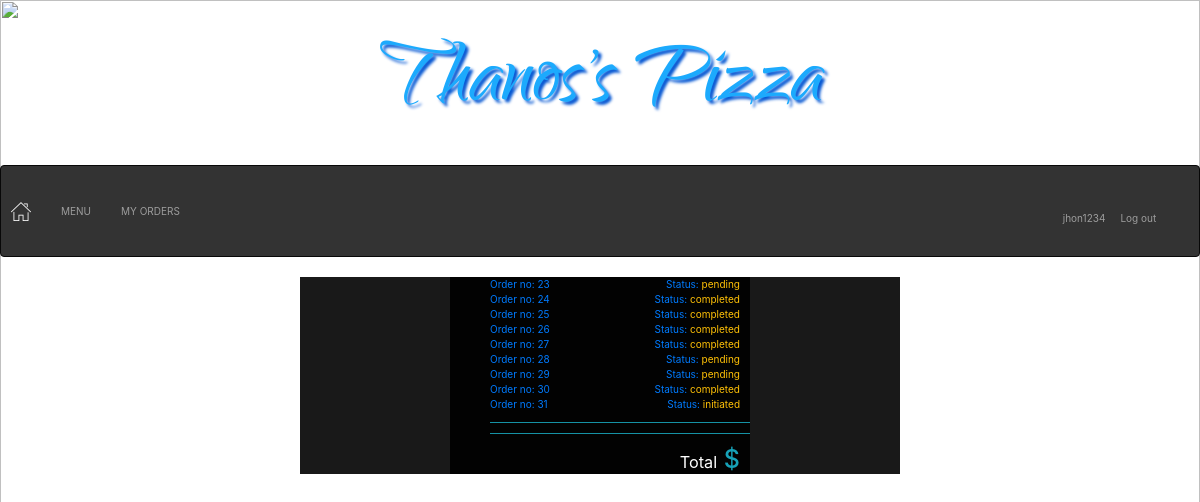
Page /my_orders/31 (signed in) on the committed database.
### orders/models.py (models this page shows, shortened)
class User_order(models.Model):
    user=models.ForeignKey(User,on_delete=models.CASCADE)
    order_number=models.IntegerField()
    topping_allowance=models.IntegerField(default=0)
    status=models.CharField(max_length=64,default='initiated')

### orders/views.py (the view)
# urls.py: path("my_orders/<str:order_number>", views.my_orders, name="my_orders"),
def my_orders(request,order_number):
    context = {
        "Checkout":Order2.objects.filter(user=request.user,number=order_number),
        "Checkout_category":Order2.objects.filter(user=request.user,number=order_number).values_list('category').distinct(),
        "Total":list(Order2.objects.filter(user=request.user,number=order_number).aggregate(Sum('price')).values())[0],
        "user":request.user,
        "Category": Category.objects.all(),
        "Order_number":order_number,
        "All_orders":User_order.objects.filter(user=request.user),
        "Status":User_order.objects.get(user=request.user,order_number=order_number).status
    }
    return render(request,"my_orders.html",context)

### orders/models.py (called while the page is built)
    def __str__(self):
        return f"{self.name}"

### orders/templates/my_orders.html (shortened to what this page needs)
{% extends "layout.html" %}
{% block body%}
    <div id='my_orders_container' class='w-50 mx-auto'>
        <div class=' text-left pr-3'>
            <ul >
                {% for number in All_orders%}
                <a href="{% url 'my_orders' number.order_number %}"><li ><span>Order no: {{number.order_number}}</span><span class='float-right'>Status: <span class='text-warning'>{{number.status}}</span></span></li></a>
                {% endfor %}
            </ul>
        </div>
        <ul>
            <hr class='bg-info'>
            <hr class='bg-info'>
            <li class='text-info text-right pr-3 '><h1><small class='text-white'>Total</small> ${{Total|floatformat:2}}</h1></li>
        </ul>
    </div>
    {% endblock %}

### orders/templates/layout.html (shortened to what this page needs)
<!DOCTYPE html>
<html style="height:100%">
<head>
    {% load static %}
    <link rel="stylesheet" type="text/css" href="{% static 'styles.css' %}">
    <link rel="stylesheet" href="https://maxcdn.bootstrapcdn.com/bootstrap/4.1.3/css/bootstrap.min.css">
    <link rel="stylesheet" href="https://maxcdn.bootstrapcdn.com/bootstrap/3.4.0/css/bootstrap.min.css">
    <link rel="stylesheet" href="https://stackpath.bootstrapcdn.com/bootstrap/4.2.1/css/bootstrap.min.css">
</head>
<body style="height:100%">
    {% if Category %}
    <p id='logo' class='text-center m-0 weight-bold'><a href="{% url 'index' %}">Thanos's Pizza</a></p>
      {% if not user.is_superuser %}
      <nav class="navbar navbar-inverse navbar-expand-lg" style="background-color: #333;">
          <a  href="{% url 'index' %}"><img src="{% static 'home.png' %}"></a>
          <div class="collapse navbar-collapse" id="navbarNavDropdown">
            <ul class="navbar-nav mr-auto">
              <li class="nav-item dropdown">
                <a class=" navbar-text" href="#" id="navbarDropdownMenuLink" role="button" data-toggle="dropdown" aria-haspopup="true" aria-expanded="false">
                  MENU
                </a>
              </li>
              <li class="nav-item">
                <a  class="navbar-text"  href="{% url 'my_orders' Order_number %}">MY ORDERS</a>
              </li>
            </ul>
            <ul class="navbar-nav ml-auto">
              <a class="navbar-nav ml-auto navbar-text" href=#>{{user.username}}</a>
              <a class="navbar-nav ml-auto navbar-text" href="{% url 'logout' %}"> Log out&nbsp;</a>
            </ul>
          </div>
          </nav>
          <div id='center_box' class='w-50  mx-auto  '>
              {% block body%}
              {% endblock %}
          </div>
      {% endif %}
{% endif %}
</body>
</html>

### orders/static/styles.css (style rules this page uses)
#logo { padding:0px; font-family: webLogo ; font-size: 110px; text-shadow: 3px 3px 3px rgb(5, 87, 211); }
#logo a:link, #place_order:link, #confirm_order:link { color:rgb(28, 170, 253); }
#center_box { background-color: rgba(0, 0, 0, 0.9); color: white; }
li { list-style-type: none; }
#my_orders_container { background-color: rgba(0, 0, 0, 0.9); color: white; }

### rows in the picture
User_order: order_number "23", status "pending"
User_order: order_number "24", status "completed"
User_order: order_number "25", status "completed"
User_order: order_number "26", status "completed"
User_order: order_number "27", status "completed"
User_order: order_number "28", status "pending"
User_order: order_number "29", status "pending"
User_order: order_number "30", status "completed"
User_order: order_number "31", status "initiated"

### other values in the picture
{{ user.username }} "jhon1234"
